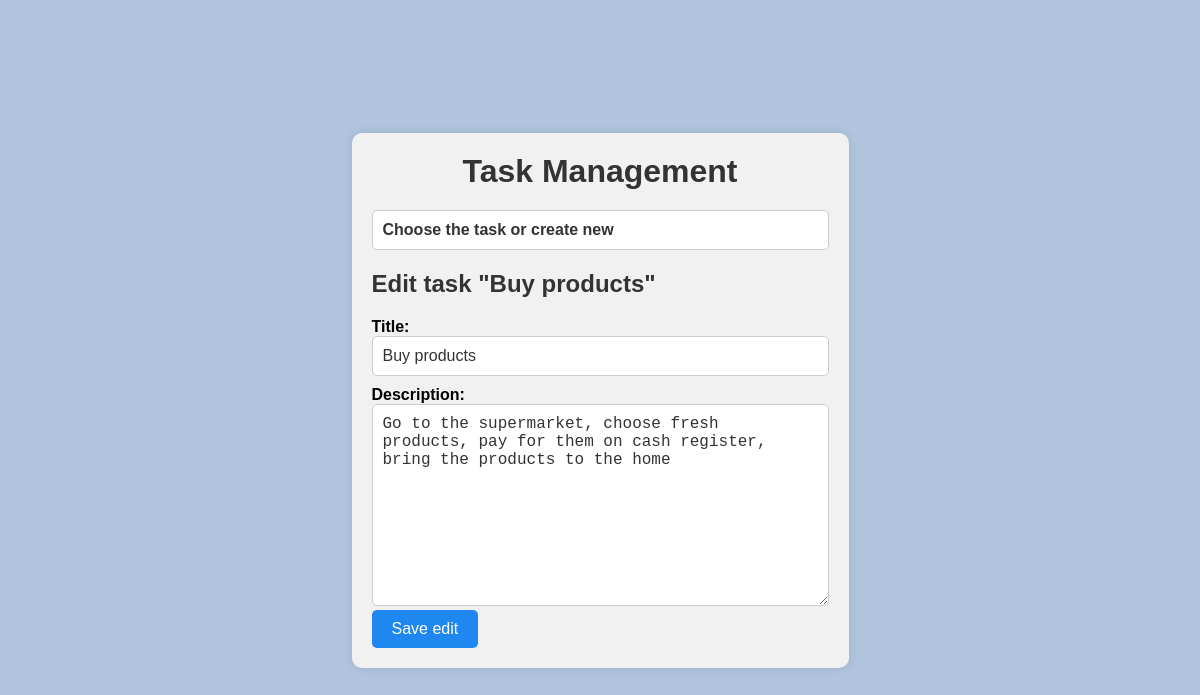
The page /task2/edit/2 on the database its author committed.
### task2/models.py (models this page shows)
class Task(models.Model):
    title = models.CharField(max_length=100, unique=True)
    description = models.TextField()

### task2/views.py (the view)
# urls.py: path('task2/edit/<int:task_id>', edit, name='task2_edit'),
def edit(request, task_id):
    task_inst = get_object_or_404(Task, id=task_id)
    if request.method == 'POST':
        form = TaskForm(data=request.POST, instance=task_inst)
        if form.is_valid():
            form.save()
            messages.success(request, f'Task "{task_inst.title}" has been successfully edited')
            return redirect('task2_create')
    else:
        form = TaskForm(instance=task_inst)
    context = {
        'form': form,
        'tasks': Task.objects.all().order_by('-id'),
        'task_inst': task_inst,
    }
    return render(request, 'edit.html', context)

### task2/forms.py (shortened to what this page needs)
class TaskForm(forms.ModelForm):
    class Meta:
        model = Task
        fields = ['title', 'description']

### task2/templates/edit.html (shortened to what this page needs)
{% extends 'create.html' %}
{% block req_form %}
    <h2>Edit task "{{ task_inst.title }}"</h2>
    <form class="task-form" action="{% url 'task2_edit' task_inst.id %}" method="post">
        {% for field in form %}
                <div>
                    {{ field.label_tag }}
                {{ field }}
                </div>
            {% endfor %}
        <button class="save-btn" type="submit">Save edit</button>
    </form>
{% endblock %}

### static/task2.css (style rules this page uses)
html, body, h1, h2, h3, h4, h5, h6, p, ol, ul, li { margin: 0; padding: 0; }
body { font-family: Arial, sans-serif; background-color: #B0C4DE; display: flex; justify-content: center; align-items: center; height: 100vh; margin: 0; padding: 0; }
.task-form { margin-top: 20px; }
.task-form label { display: block; font-size: 16px; font-weight: bold; margin-top: 10px; }
.task-form input[type="text"], .task-form textarea { width: 100%; font-size: 16px; padding: 10px; border: 1px solid #ccc; border-radius: 5px; color: #333; background-color: #fff; transition: border-color 0.3s ease-in-out; padding-right: 30px; box-sizing: border-box; }
.save-btn { font-size: 16px; padding: 10px 20px; background-color: #5c9be1; color: #fff; border: none; border-radius: 5px; cursor: pointer; transition: background-color 0.3s ease-in-out; }
h2 { font-size: 24px; margin-top: 20px; margin-bottom: 10px; color: #333; }
.save-btn { background-color: #1e87f0; }

### rows shown on the page
Task: title "Buy products", form "Buy products" "Go to the supermarket, choose fresh products, pay for them on cash register, bring the products to the home"

### other values the page prints
{{ field.label_tag }} "Title:" "Description:"
